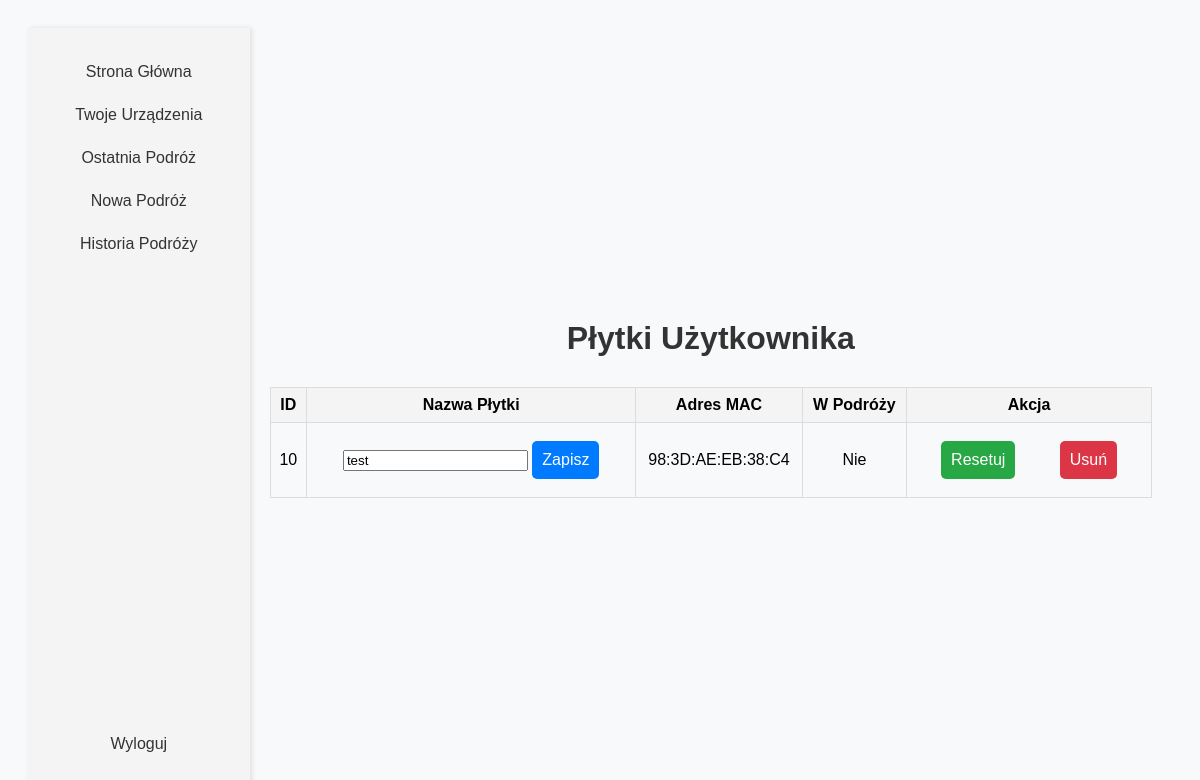
The app's page /user4/boards (signed in) with its own data.
### tables this page shows
CREATE TABLE user_boards (
                    id INTEGER PRIMARY KEY AUTOINCREMENT,
                    user_id INTEGER NOT NULL,
                    mac_address TEXT NOT NULL,
                    board_name TEXT,
                    is_in_use INTEGER DEFAULT 0 NOT NULL,
                    FOREIGN KEY (user_id) REFERENCES users (id));

### routes/boards.py (the view, shortened to what this page needs)
@bp.route('/<username>/boards', methods=['GET', 'POST'])
def boards(username):
    if 'username' not in session or session['username'] != username:
        return redirect(url_for('home.home'))
    if request.method == 'POST':
        if 'reset' in request.form:
            board_id = request.form.get('board_id')
            if board_id:
                toggle_board_usage(board_id, 0)  # Ustawia is_in_use na 0
            return redirect(url_for('boards.boards', username=username))
    boards = get_user_boards(username)
    return render_template('boards.html', boards=boards, username=username)

### routes/boards.py (called while the page is built)
def get_user_boards(username):
    conn = sqlite3.connect('Users.db')
    conn.row_factory = sqlite3.Row
    c = conn.cursor()
    c.execute('''SELECT user_boards.id, user_boards.mac_address, user_boards.board_name, user_boards.is_in_use
                 FROM user_boards
                 INNER JOIN users ON user_boards.user_id = users.id
                 WHERE users.username = ?
                 ORDER BY user_boards.id ASC''', (username,))
    boards = c.fetchall()
    conn.close()
    return boards

### templates/boards.html (shortened to what this page needs)
<!DOCTYPE html>
<html lang="pl">
<head>
</head>
<body>
    {% if username %}
        <div class="sidebar">
            <div>
                <a href="{{ url_for('home.home') }}">Strona Główna</a>
                <a href="{{ url_for('boards.boards', username=username) }}">Twoje Urządzenia</a>
                <a href="{{ url_for('current_journey.current_journey')}}">Ostatnia Podróż</a>
                <a href="{{ url_for('new_journey.new_journey') }}">Nowa Podróż</a>
                <a href="{{ url_for('journey_history.journey_history') }}">Historia Podróży</a>
            </div>
        <a href="{{ url_for('login.logout') }}">Wyloguj</a>
        </div>
        <div class="content">
            <h1>Płytki Użytkownika</h1>
            <table>
                <thead>
                    <tr>
                        <th>ID</th>
                        <th>Nazwa Płytki</th>
                        <th>Adres MAC</th>
                        <th>W Podróży</th>
                        <th>Akcja</th>
                    </tr>
                </thead>
                <tbody>
                    {% for board in boards %}
                    <tr>
                        <td>{{ board.id }}</td>
                        <td>
                            <form method="post" action="{{ url_for('boards.boards', username=username) }}">
                                <input type="text" name="new_name" value="{{ board.board_name }}">
                                <button type="submit">Zapisz</button>
                            </form>
                        </td>
                        <td>{{ board.mac_address }}</td>
                        <td>
                            {{ 'Tak' if board.is_in_use else 'Nie' }}
                        </td>
                        <td>
                            <form method="post" action="{{ url_for('boards.boards', username=username) }}">
                                <button type="submit" name="reset" class="reset">Resetuj</button>
                            </form>
                            <form method="post" action="{{ url_for('boards.boards', username=username) }}">
                                <button type="submit" name="delete" class="delete">Usuń</button>
                            </form>
                        </td>
                    </tr>
                    {% endfor %}
                </tbody>
            </table>
        </div>
    {% endif %}
</body>
</html>

### templates/boards.html (style rules this page uses)
body { font-family: Arial, sans-serif; text-align: center; background-color: #f8f9fa; padding: 20px; display: flex; }
h1 { color: #333; margin-bottom: 30px; }
form { margin: 20px; }
button { margin: 10px 0; padding: 10px 20px; cursor: pointer; }
.sidebar { width: 200px; background-color: #f4f4f4; padding: 20px; display: flex; flex-direction: column; justify-content: space-between; height: 90vh; box-shadow: 2px 0 5px rgba(0,0,0,0.1); }
.sidebar a { text-decoration: none; color: #333; padding: 10px 0; margin: 5px 0; display: block; font-size: 16px; }
.content { padding: 20px; padding: 20px; justify-content: center; margin: auto; align-items: center; width: 85%; width: 85%; }
table { width: 100%; border-collapse: collapse; margin: 20px 0; }
table th, table td { border: 1px solid #ddd; padding: 8px; text-align: center; }
table th { background-color: #f4f4f4; }
button { padding: 10px; font-size: 16px; cursor: pointer; border: none; background-color: #007bff; color: white; border-radius: 5px; }
button.delete { background-color: #dc3545; }
form { display: inline; }
button.reset { background-color: #28a745; }

### records on screen
user_boards: id "10", new_name "test", mac_address "98:3D:AE:EB:38:C4", is_in_use "Nie"
